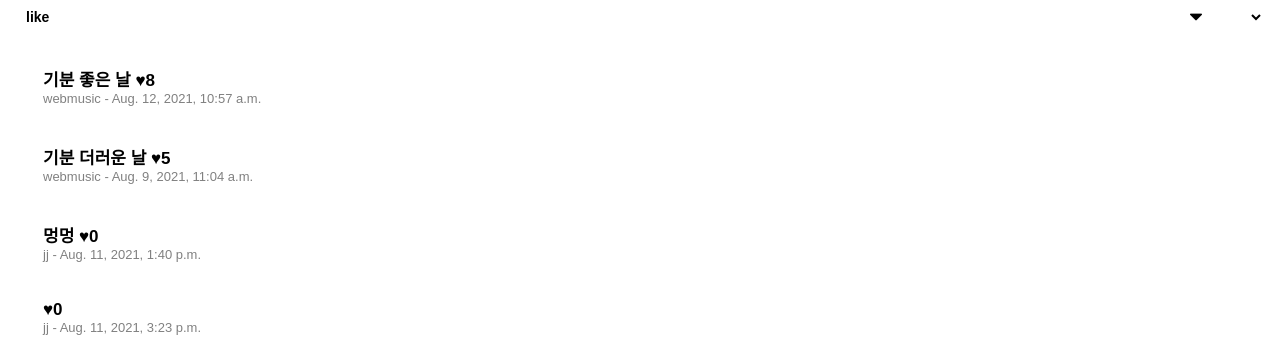
The page /music/l_like/ on the database as committed earlier.
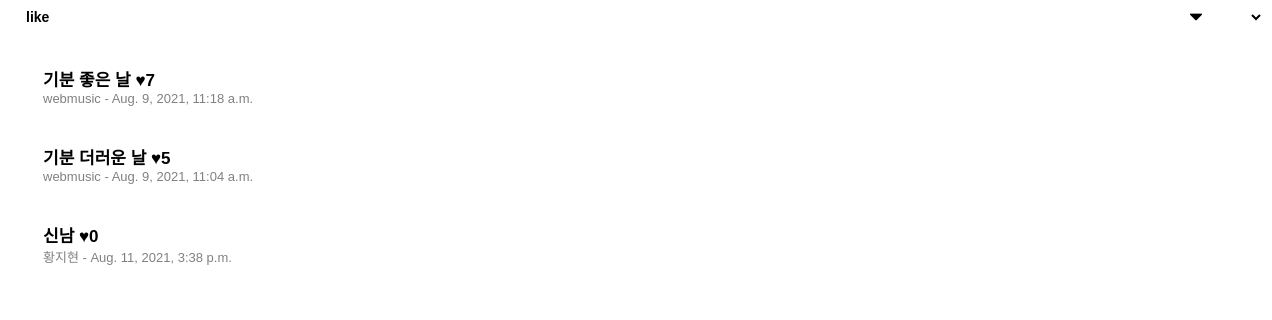
The same page on the database as committed later.
### music/models.py (models this page shows, shortened)
class MyPlaylist(models.Model):
    mp_name = models.CharField(max_length=100, null=True)
    mp_like = models.IntegerField(default=0)
    list_pub_date = models.DateTimeField(auto_now=True)
    user_fk = models.ForeignKey(User, on_delete=models.CASCADE, null=True)

### music/views.py (the view)
# urls.py: path('l_like/', views.m_list_like, name='list_like'),
def m_list_like(request):
    playlists = models.MyPlaylist.objects.all().order_by('-mp_like')
    return render(request, 'list_rank.html', {'playlists': playlists, 'select': 'l_like'})

### templates/list_rank.html (shortened to what this page needs)
<!DOCTYPE html>
<html lang="en">
<head>
</head>
<body>
<select onchange='l_select(this)' name="l_select" class="form-select" style="width: 100%; font-family: 'Gowun Dodum', sans-serif; font-weight: bold;
                            background: url(static/down.png) no-repeat 95% 50%; border: none; font-size:14px; padding-left: 14px;">
    <optgroup label="">
        {% if select == 'l_like' %}
        <option value="l_like" selected="selected">like</option>
        {% endif %}
    </optgroup>
</select>
{% for list in playlists %}
<div class="playlist"
     style="display:table; width: 100%; border:none; margin: 0px; height:60px; padding:0px 35px 0px 35px;
              text-align:left; font-family: 'Gowun Dodum', sans-serif;">
    <div style="display:table-cell; vertical-align:middle; margin:0px; padding-top:40px;">
        <a style="font-weight: bold; text-decoration: none; font-size:17px; margin: 0px; display: block;" href="{% url 'music:playlist' list.id %}">
            <div style="font-size:17px; color:black; margin: 0px; display: block;">{{ list.mp_name }} ♥{{ list.mp_like }}</div></a>
        <div style="font-size:13px; color:grey; height: 13px; margin: 0px;">{{ list.user_fk.username }} - {{ list.list_pub_date }}
</div>
    </div>
</div>
{% endfor %}
</body>
</html>

Rows that differ between the two databases and show on the page:
removed MyPlaylist: mp_like "0", user_fk.username "jj", list_pub_date "Aug. 11, 2021, 3:23 p.m."
changed MyPlaylist "기분 좋은 날": mp_like "8" → "7"; list_pub_date "Aug. 12, 2021, 10:57 a.m." → "Aug. 9, 2021, 11:18 a.m."
changed MyPlaylist: mp_name "멍멍" → "신남"; user_fk.username "jj" → "황지현"; list_pub_date "Aug. 11, 2021, 1:40 p.m." → "Aug. 11, 2021, 3:38 p.m."
